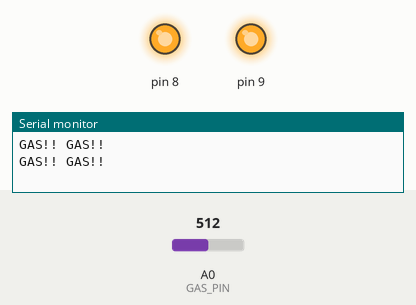
This sketch was run on a simulated Arduino Uno, built with avr-gcc and run on an emulated ATmega328P. On the bench: output pins drawn as LEDs (lit = HIGH), the last lines printed to the serial monitor. The test bench sets the inputs (shaded band); at power-on: A0 (GAS_PIN) = 512.

Above: at 1.8 s.
1.9 s: A0 (GAS_PIN) set to 309
3.4 s: A0 (GAS_PIN) set to 284
At 4.5 s:
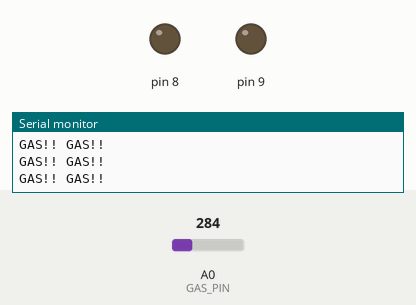
5.5 s: A0 (GAS_PIN) set to 306
At 6.7 s:
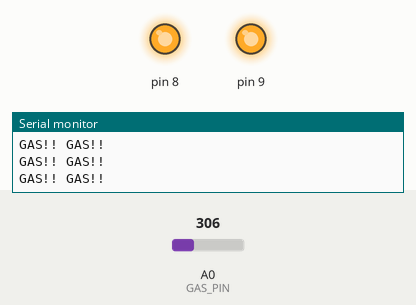
7.0 s: A0 (GAS_PIN) set to 290
At 8.4 s:
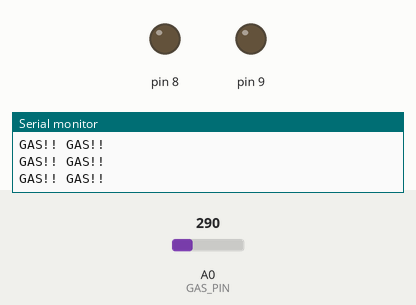
Timing chart, 0 to 10.0 s (numbered marks = the images above; inputs shaded):
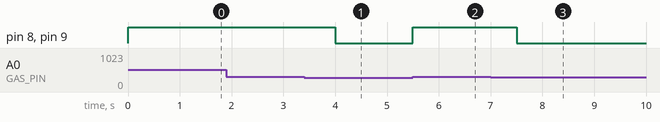

The sketch:

GAS.ino
```cpp
const uint8_t GAS_PIN = A0;
const uint8_t LED_PIN1 = 8U;
const uint8_t LED_PIN2 = 9U;

void setup() {
  Serial.begin(115200UL);
  pinMode(LED_PIN1, OUTPUT);
  pinMode(LED_PIN2, OUTPUT);
  pinMode(GAS_PIN, INPUT);
}

void loop() {
  const uint16_t gas_level = analogRead(GAS_PIN);

  if (gas_level > 300) {
    Serial.println("GAS!! GAS!!");
    digitalWrite(LED_PIN1, HIGH);
    digitalWrite(LED_PIN2, HIGH);
    delay(1000UL);
  } else {
    digitalWrite(LED_PIN1, LOW);
    digitalWrite(LED_PIN2, LOW);
    delay(500UL);
  }
}
```

Measured:
- the behaviour switches between 301 and 300 on A0 (GAS_PIN) (found by bisection; images 0 and 1)
- after the input at 3.4 s, pin 8, pin 9: HIGH → LOW after 0.60 s
- after the input at 5.5 s, pin 8, pin 9: LOW → HIGH at once
- after the input at 7.0 s, pin 8, pin 9: HIGH → LOW after 0.50 s
